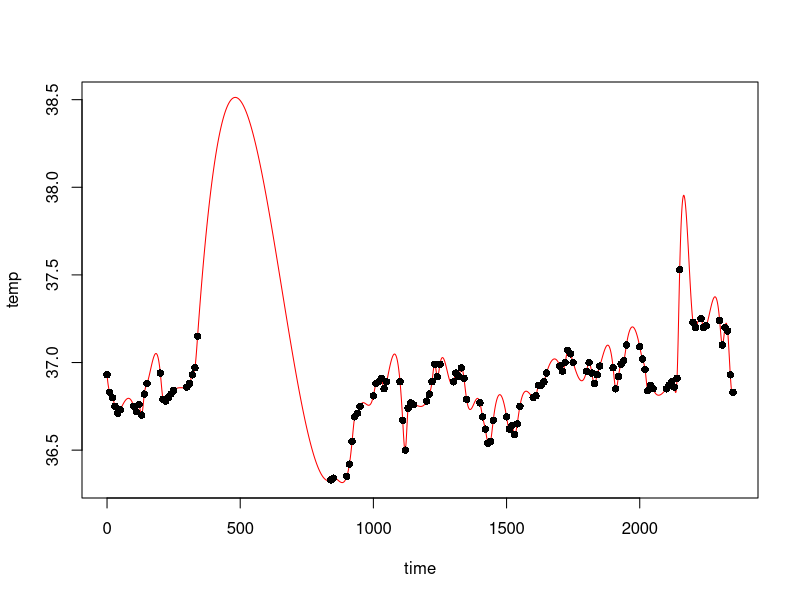

Reproduce this figure in R.
## locale setting
#In strsplit(code, "/n", fixed = TRUE) :input string 1 is invalid in this locale
#このエラーに対する対処

Sys.getlocale()
Sys.setlocale("LC_ALL","English")
#setlocaleをEnglishにしないとbeav1のデータセットを使用する際にエラーが出る
#日本語で初めから作る場合は不要と思われる。

## データセット
library(MASS)
Dataset <- data.frame(beav1,encoding="utf-8")
head(Dataset)

## 平滑化するデータ

# 平滑化を行うデータを作成。2列目をxにと3列目をyに使用する
x <- Dataset[,2]
y <- Dataset[,3]

## スプライン補間
#スプライン補間とプロットためのデータ準備

# スプライン関数で平滑化の計算
sp <- splinefun(x, y)
# 平滑化データの作成
xest <- seq(min(x), max(x), by = 0.1) #xの区切りを自由に変えて
yest <- sp(xest)
#列名取得
rowx <- colnames(Dataset[2])
rowy <- colnames(Dataset[3])

## plot

# 図の作成。補間プロットをラインで
plot(xest, yest, type = "l", col = "red",
     xlab=rowx,ylab=rowy)
#元のデータをプロット
points(x, y, pch = 16, col = "black")


#table(yest) データを見る場合実行 膨大ならやらなくていい
Z=data.frame(xest,yest)#補間データを出力用に結合
write.csv(Z,file="OutData1.csv")#csvにする。
